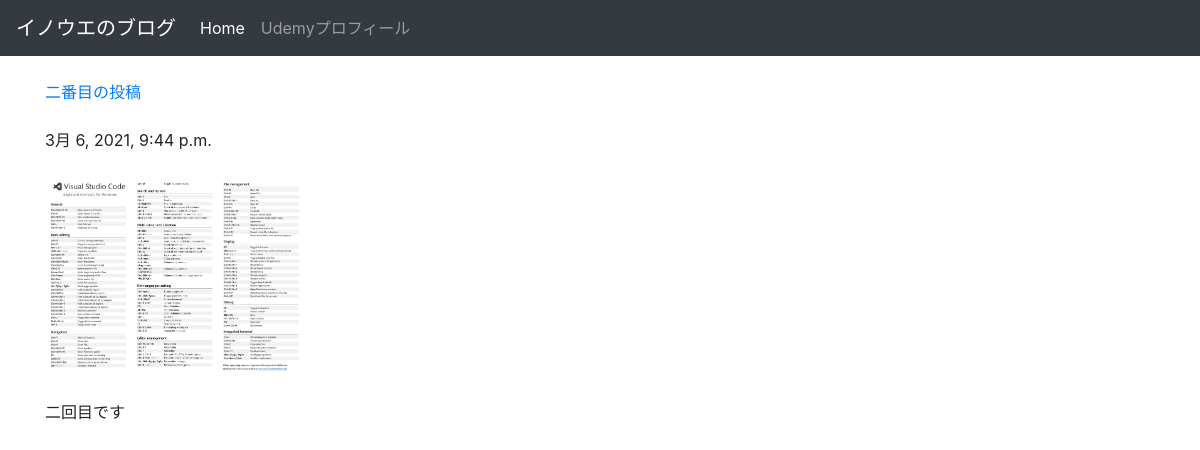
Page /posts/2/ on the committed database.
### posts/models.py (models this page shows, shortened)
class Post(models.Model):
    title = models.CharField(max_length=100)
    published = models.DateTimeField()
    image = models.ImageField(upload_to='media/')
    body = models.TextField()

### posts/views.py (the view)
# urls.py: url(r'^posts/(?P<post_id>[0-9]+)/$', views.post_detail ,name="post_detail")
def post_detail(request, post_id):
    post = get_object_or_404(Post, pk=post_id)
    return render(request, 'posts/post_detail.html', {'post':post})

### posts/templates/posts/post_detail.html (shortened to what this page needs)
<!DOCTYPE html>
<html lang = "ja-jp">
<head>
    <link rel="stylesheet" href="https://maxcdn.bootstrapcdn.com/bootstrap/4.0.0-beta.2/css/bootstrap.min.css">
</head>
<body>
  <nav class="navbar navbar-expand-lg navbar-dark bg-dark">
  <a class="navbar-brand" href="#">イノウエのブログ</a>
  <div class="collapse navbar-collapse" id="navbarSupportedContent">
    <ul class="navbar-nav mr-auto">
      <li class="nav-item active">
        <a class="nav-link" href="../">Home <span class="sr-only">(current)</span></a>
      </li>
      <li class="nav-item">
        <a class="nav-link" href="https://www.udemy.com/user/hirokiinoue/">Udemyプロフィール</a>
      </li>
    </ul>
  </div>
</nav>
<div class="container">
<br />
    <a href ="{% url 'post_detail' post.id %}">{{ post.title }}</a>
    <br /><br />
    {{ post.published }}
    <br /><br />
    <img src="{{ post.image.url }}" class = "img-fluid rounded" style="max-height: 200px;" />
    <br /><br />
    {{ post.body }}
    <br /><br />
  </div>
</body>
</html>

### rows in the picture
Post: title "二番目の投稿", published "3月 6, 2021, 9:44 p.m.", image (picture), body "二回目です"
